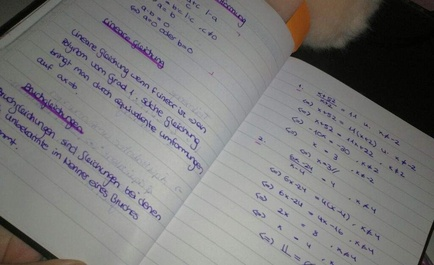
#> input picture imageprocessingOpenCV/handwriting.jpg, 434 x 265 px, shrunk from 1024 x 625 before the run
$ python main2.py   (older library calls are emulated)
#> lines starting #> are read from the running program, lines starting #| are printed output that depends on the picture; after the words box and inside, x2 and y2 are one past the last pixel; in counts of white or black regions, pixels touching at a corner belong together; long printed decimals are rounded
import cv2
import numpy as np
from skimage.util import random_noise
from matplotlib import pyplot as plt

def new_image(image):
#> called with image = 'handwriting.jpg'
    img=cv2.imread(image, cv2.IMREAD_GRAYSCALE)
#> img: shape (265, 434); min 0, max 191, mean 121.9
#> call 2 of new_image, with image = 'landscape.jpg'
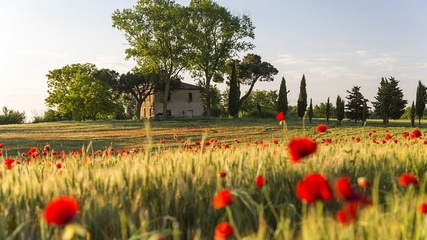
#> input picture imageprocessingOpenCV/landscape.jpg, 427 x 240 px, shrunk from 1009 x 568 before the run
#> call 3 of new_image, with image = 'people.jpg'
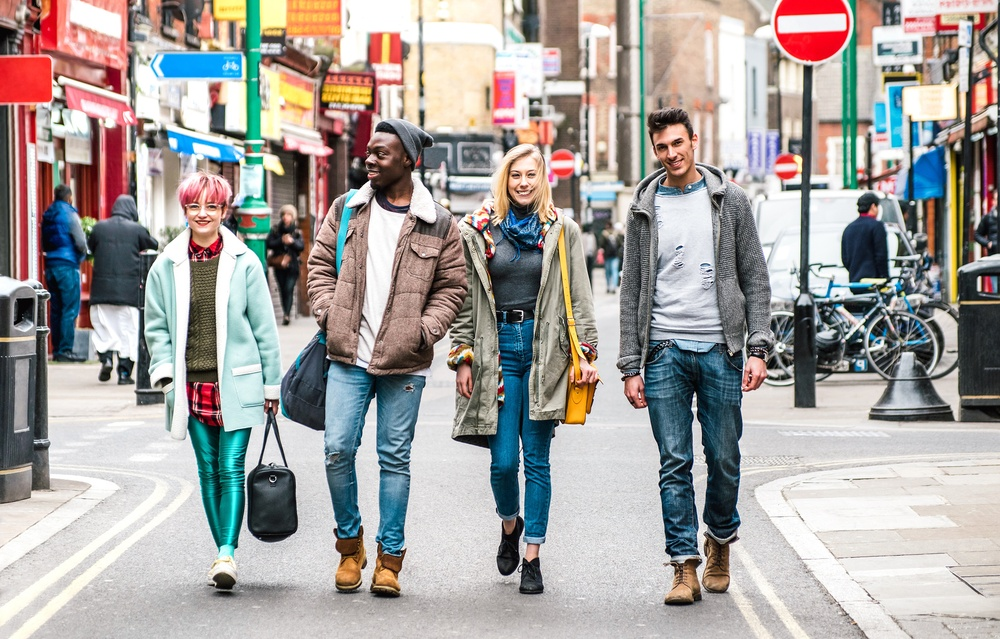
#> input picture imageprocessingOpenCV/people.jpg, 1000 x 639 px, shrunk from 2362 x 1510 before the run
#> call 4 of new_image, with image = 'rentgenogram.jpg'
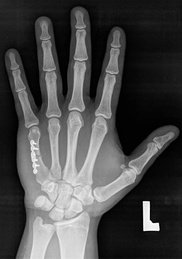
#> input picture imageprocessingOpenCV/rentgenogram.jpg, 182 x 259 px, shrunk from 431 x 612 before the run
#> in new_image, img is the input picture: shape (259, 182); min 0, max 255, mean 72.8
    return img


def mse(imageA, imageB):
    err = np.sum((imageA.astype("float") - imageB.astype("float")) ** 2)
    err /= float(imageA.shape[0] * imageA.shape[1])
    return err

def sobel_edge_detector(img):
    grad_x = cv2.Sobel(img, cv2.CV_64F, 1, 0, ksize=5)
    grad_y = cv2.Sobel(img, cv2.CV_64F, 0, 1, ksize=5)
    grad = np.sqrt(grad_x**2 + grad_y**2)
    grad_norm = (grad * 255 / grad.max()).astype(np.uint8)
    return grad_norm
def binary_images(image):
    plt.imsave("images/handwriting3/" + "gray.png", image, cmap="gray")
    _, imgThres=cv2.threshold(image, 0, 255, cv2.THRESH_BINARY+cv2.THRESH_OTSU)
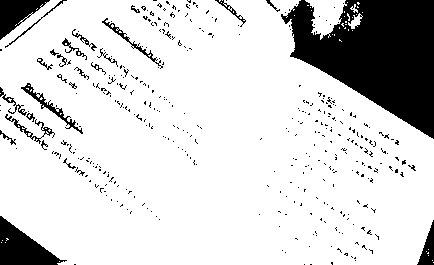
#> imgThres: shape (265, 434); 83.7% white; 374 black regions (347 under 20 px), largest, box (x1, y1, x2, y2) and area: (281, 0, 434, 139) 12470, (0, 216, 67, 265) 1652, (0, 0, 50, 40) 997
    plt.imsave("images/handwriting3/" + "grayOtsu.png", imgThres, cmap="gray")
    img_blur = cv2.GaussianBlur(image, (3, 3), 0)
    sobelxy = sobel_edge_detector(img_blur)
#> in sobel_edge_detector, `grad = np.sqrt(grad_x**2 + grad_y**2)`:
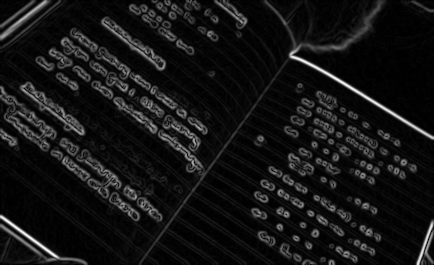
#> grad: shape (265, 434) float64; min 0, max 4303, mean 356.9; drawn with min black and max white
    print(mse(image, sobelxy))
#> in mse, `err = np.sum((imageA.astype("float") - imageB.astype("float")) ** 2)`: err = 1.57e+09
#> in mse, `err /= float(imageA.shape[0] * imageA.shape[1])`: err = 13641.8
#| 13641.779
    plt.imsave("images/handwriting3/" + "sobel.png", sobelxy, cmap="gray")
    edges = cv2.Canny(image=img_blur, threshold1=100, threshold2=200)
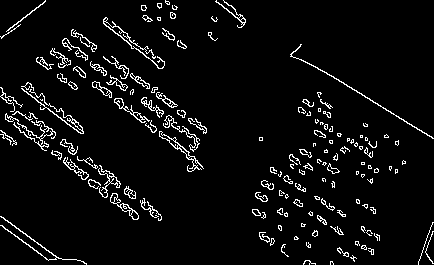
#> edges: shape (265, 434); 5.3% white in thin lines or dots
    print(mse(image, edges))
#| 17365.183
    plt.imsave("images/handwriting3/" + "edges.png", edges, cmap="gray")
    for i in range(-2, 3):

        t=cv2.adaptiveThreshold(image, 255, cv2.ADAPTIVE_THRESH_GAUSSIAN_C, cv2.THRESH_BINARY, 11, i)
        plt.imsave("images/handwriting3/" + "grayGauss"+str(i)+".png", t, cmap="gray")
        print(mse(image, t))
#> this loop made 5 passes
#> err in mse on passes 1 to 5: 15640, 15374.7, 15638.2, 16708.9, 17480
#| 15640.015
#| 15374.676
#| 15638.196
#| 16708.937
#| 17480.041
#> pass 2, in binary_images, `t=cv2.adaptiveThreshold(image, 255, cv2.ADAPTIVE_THRESH_GAUSSIAN_C, cv..`:
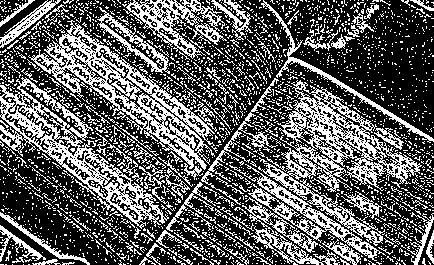
#> t: shape (265, 434); 36.7% white in thin lines or dots


handwriting=new_image("handwriting.jpg")
landscape=new_image("landscape.jpg")
people=new_image("people.jpg")
rentgenogram=new_image("rentgenogram.jpg")
binary_images(handwriting)
